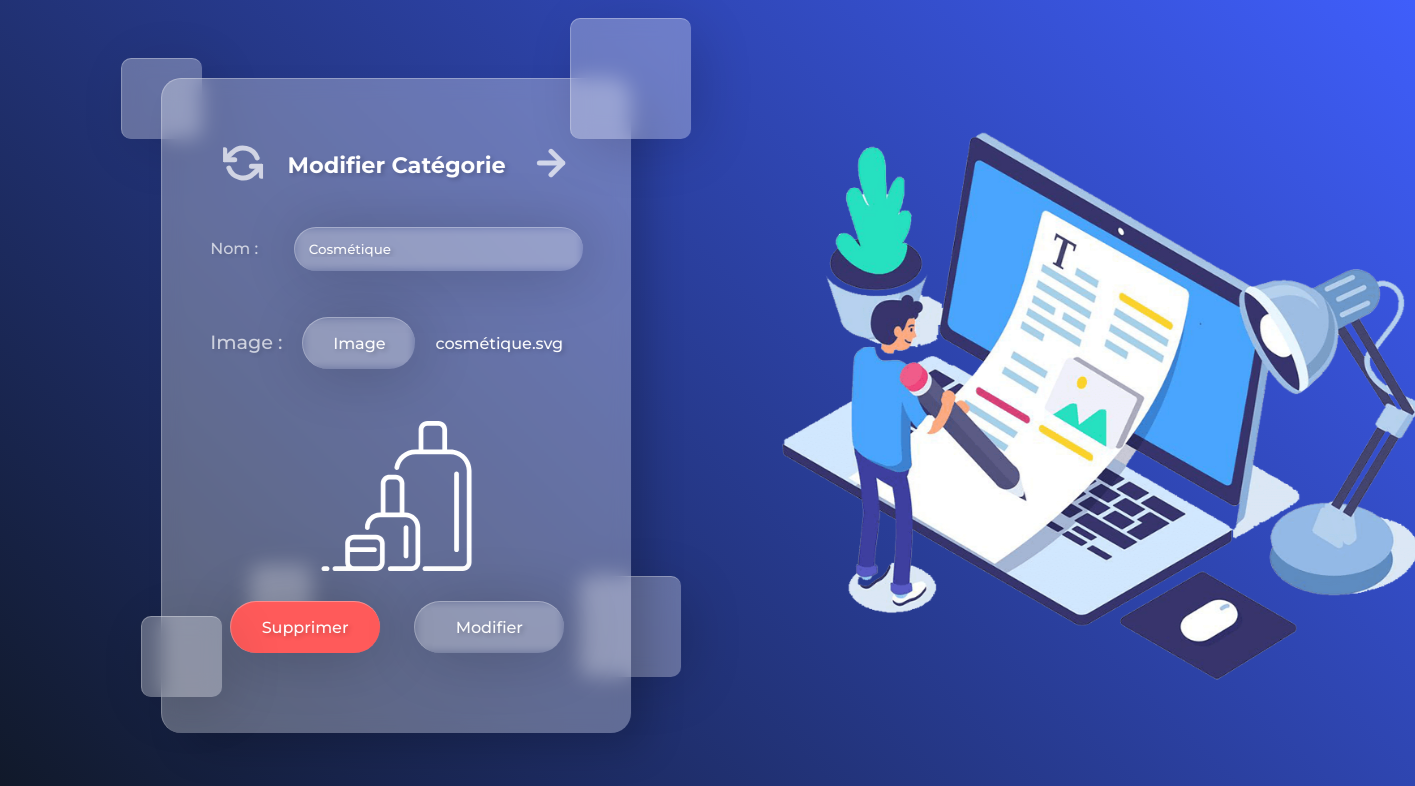
Page /Personne/gerersousCat.php?id-categorie=1 on the committed database.
### tables this page shows
CREATE TABLE `sous_categories` (
  `ID_SCATEGORIE` int(11) NOT NULL,
  `ID_CATEGORIE` int(11) NOT NULL,
  `NOM_SCATEGORIE` varchar(30) DEFAULT NULL,
  `IMAGE_SCATEGORIE` varchar(30) DEFAULT NULL
);

### Personne/gerersousCat.php (the view, shortened to what this page needs)
<!DOCTYPE html>
<html lang="en">
<head>
  <link rel="stylesheet" href="../css/GererSousCat.css">
</head>
<body>
  <?php
            require_once "cbd.php";
            if(isset($_GET['id-categorie'])){
            $id_cat = $_GET['id-categorie'];
            }
            $SelectCat = "SELECT * FROM sous_categories WHERE ID_SCATEGORIE  = '$id_cat'";
            $catInfos= mysqli_query($conn,$SelectCat);
            $cat = mysqli_fetch_array($catInfos);
            $subject = $cat['IMAGE_SCATEGORIE']; ;
            $search = 'images/' ;
            $trimmed = str_replace($search, '', $subject) ;
            $nom_profile = $_SESSION['profile'];
            if($nom_profile == "employe"){
                $location = "employe.php";
            }else{
                $location = "pharmacien.php";
            }
            ?>
  <div class="container">
    <form action="gerersousCat.php" method="post" enctype="multipart/form-data">
      <p class="title">
      <a href="gerersousCat.php">
      </a>
      <span>Modifier Catégorie</span>
      <a href="<?php echo $location; ?>">
      <svg xmlns="http://www.w3.org/2000/svg" viewBox="0 0 24 24" fill="none" stroke="currentColor" stroke-width="3" stroke-linecap="round" stroke-linejoin="round" class="feather feather-arrow-right"><line x1="5" y1="12" x2="19" y2="12"></line><polyline points="12 5 19 12 12 19"></polyline></svg>
      </a>
    </p>
        <div class="infos__spaceB">
        <span>Nom :</span>
        <input class="mini__input" type="text" name="nom" placeholder="Nom"
          value="<?php echo $cat['NOM_SCATEGORIE']; ?>" >
          </div>
          <div class="image">
        <span class="input__title">Image :</span>
        <label class="selectionner-image">
          Image
        </label>
        <span id="image-location"><?php echo $trimmed ;?></span><br>
      </div>
      <img class="image__S__cat" src="../<?php echo $cat['IMAGE_SCATEGORIE']; ?>" alt="">
      <input type="submit" name="supprimer" class="delete" value="Supprimer">
          <input type="submit" name="modifier" value="Modifier"><br>
      <img src="../images/editSousCat.png" alt="Categorie">
    </form>
    <div class="drops">
      <div class="drop drop-1"></div>
      <div class="drop drop-2"></div>
      <div class="drop drop-3"></div>
      <div class="drop drop-4"></div>
      <div class="drop drop-5"></div>
    </div>
  </div>
</body>
</html>

### css/GererSousCat.css (style rules this page uses)
body { background: linear-gradient(45deg, #101827, #3f5efb); font-family: "Montserrat", sans-serif; overflow: hidden; height: 100vh; }
.container { margin: 70px 0; position: absolute; transform: translate(-50%); display: flex; align-items: center; left: 28%; padding-bottom: 8vh; }
form { background: rgba(255, 255, 255, 0.3); border-radius: 20px; border-left: 1px solid rgba(255, 255, 255, 0.3); border-top: 1px solid rgba(255, 255, 255, 0.3); -webkit-backdrop-filter: blur(10px); backdrop-filter: blur(10px); box-shadow: 20px 20px 40px -6px rgba(0, 0, 0, 0.2); text-align: center; position: relative; transition: all 0.2s ease-in-out; padding: 3em; text-align: center; text-align: -moz-center; }
form .title span, form .input__title, form span { font-weight: 500; color: #fff; opacity: 0.7; font-size: 1.4rem; margin-top: 0; margin-bottom: 30px; text-shadow: 2px 2px 4px rgba(0, 0, 0, 0.2); }
form .title { color: #fff; display: flex; align-items: center; justify-content: space-around; margin-bottom: 40px; }
form .title span { margin: 0; font-size: 1.4rem; font-weight: bold; opacity: 1; display: flex; align-items: center; }
form .title a { text-decoration: none; color: white; cursor: pointer; }
form .title a svg { width: 40px; height: 40px; transform: scale(1); opacity: 0.7; transition: all 200ms ease-in-out; }
form .input__title { font-size: 1.2rem; text-align: left; margin-bottom: 10px; }
form input, form select, form textarea, form label { background: transparent; width: 450px; padding: 1em; margin-bottom: 2em; border: none; border-left: 1px solid rgba(255, 255, 255, 0.3); border-top: 1px solid rgba(255, 255, 255, 0.3); border-radius: 5000px; -webkit-backdrop-filter: blur(5px); backdrop-filter: blur(5px); box-shadow: 4px 4px 60px rgba(0, 0, 0, 0.2); color: #fff; font-family: Montserrat, sans-serif; font-weight: 500; transition: all 0.2s ease-in-out; text-shadow: 2px 2px 4px rgba(0, 0, 0, 0.2); }
form span { margin: 0; margin-right: 20px; color: white; font-size: 1rem; }
form .mini__input { width: 70%; }
form input[type="submit"] { margin-top: 10px; width: 150px; font-size: 1rem; }
.delete { background-color: rgb(255, 90, 90); margin-right: 30px; }
img { position: absolute; top: 50%; left: 200%; width: 730px; transform: translate(-50%, -50%); }
.image { display: flex; width: 100%; align-items: baseline; justify-content: space-between; }
.image label { cursor: pointer; }
#image-location { opacity: 1; font-size: 16px; margin-left: 20px; }
.selectionner-image { width: 80px; }
.image__S__cat { all: initial; width: 200px; height: 150px; display: block; width: 100%; text-align: center; margin: 20px 0; }
::placeholder { font-family: Montserrat, sans-serif; font-weight: 400; color: #fff; text-shadow: 2px 2px 4px rgba(0, 0, 0, 0.4); }
.infos__spaceB { display: flex; justify-content: space-between; align-items: baseline; margin-bottom: 20px; }
.drop { background: rgba(255, 255, 255, 0.3); -webkit-backdrop-filter: blur(10px); backdrop-filter: blur(10px); border-radius: 10px; border-left: 1px solid rgba(255, 255, 255, 0.3); border-top: 1px solid rgba(255, 255, 255, 0.3); box-shadow: 10px 10px 60px -8px rgba(0, 0, 0, 0.2); position: absolute; transition: all 0.2s ease; }
.drop-1 { height: 80px; width: 80px; top: -20px; left: -40px; z-index: -1; }
.drop-2 { height: 80px; width: 80px; bottom: 100px; left: -20px; }
.drop-3 { height: 100px; width: 100px; bottom: 120px; right: -50px; z-index: -1; }
.drop-4 { height: 120px; width: 120px; top: -60px; right: -60px; }
.drop-5 { height: 60px; width: 60px; bottom: 170px; left: 90px; z-index: -1; }
a, input:focus, select:focus, textarea:focus, submit:focus { outline: none; }

### rows in the picture
sous_categories: nom "Cosmétique", IMAGE_SCATEGORIE "cosmétique.svg", IMAGE_SCATEGORIE (picture)
